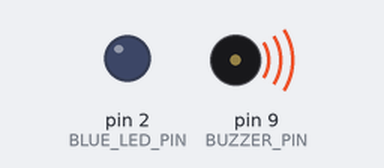
The sketch below on a simulated Arduino Uno, built with avr-gcc and run on an emulated ATmega328P. Shown: output pins drawn as LEDs (lit = HIGH), buzzer (waves = sounding, pin HIGH).

Above: at 0.05 s.
At 3.87 s:
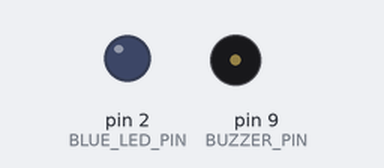
At 7.62 s:
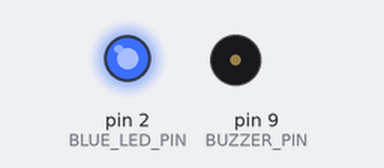
Timing chart, 0 to 7.9 s (numbered marks = the images above):
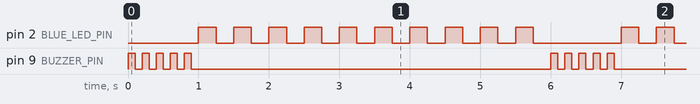

The sketch:

sketch_jun29d_Utility_Blink_and_beep.ino
```cpp
// Generating utility functions for buzzer respectively which can be reused in our futuristic arduino codes
#define BLUE_LED_PIN 2
#define BUZZER_PIN 9//PWM PIN
////////////////////////////////////////////////////////////////////////////////
void setup()
{
  // put your setup code here, to run once:
  pinMode(BLUE_LED_PIN , OUTPUT);
  pinMode(BUZZER_PIN , OUTPUT);
}
////////////////////////////////////////////////////////////////////////////////
void loop()
{
  // put your main code here, to run repeatedly:
  beep(5, 200);
  blink(10, 500);
}
////////////////////////////////////////////////////////////////////////////////


//Utility Classes
void beep(int beepCount , int beepDelay)
{
  while(beepCount--)
  {
    digitalWrite(BUZZER_PIN , HIGH);
    delay(beepDelay/2);

    digitalWrite(BUZZER_PIN , LOW);
    delay(beepDelay/2);
  }
}
/////////////////////////////////////////////
void blink(int blinkCount, int blinkDelay)
{
  while(blinkCount--)
  {
    digitalWrite(BLUE_LED_PIN , HIGH);
    delay(blinkDelay/2);

    digitalWrite(BLUE_LED_PIN , LOW);
    delay(blinkDelay/2);
  }
}
/////////////////////////////////////////////
```

Measured:
- by itself, pin 2 (BLUE_LED_PIN): repeats every 6.0 s: 9 × (LOW 0.25 s, HIGH 0.25 s), LOW 1.3 s, HIGH 0.25 s
- by itself, pin 9 (BUZZER_PIN): repeats every 6.0 s: 4 × (LOW 0.10 s, HIGH 0.10 s), LOW 5.1 s, HIGH 0.10 s
- by itself, everything shown: repeats every 6.0 s, in 30 steps
